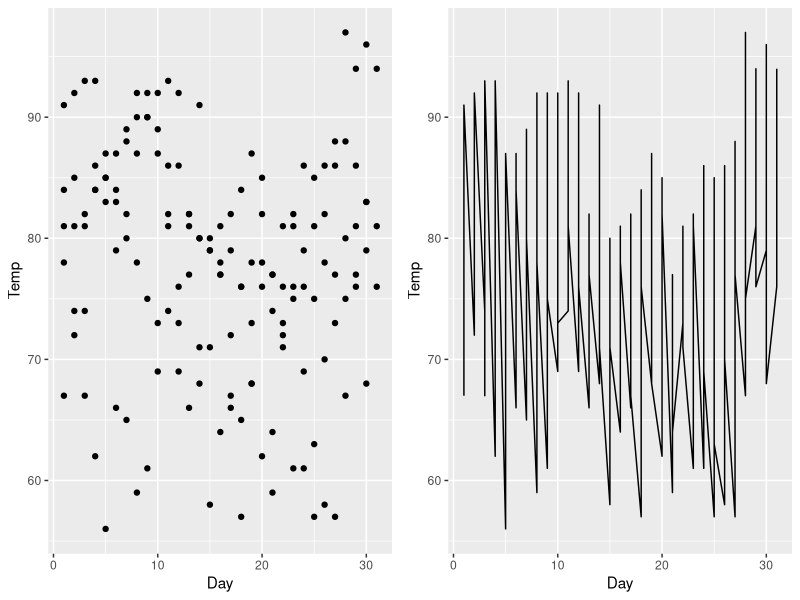
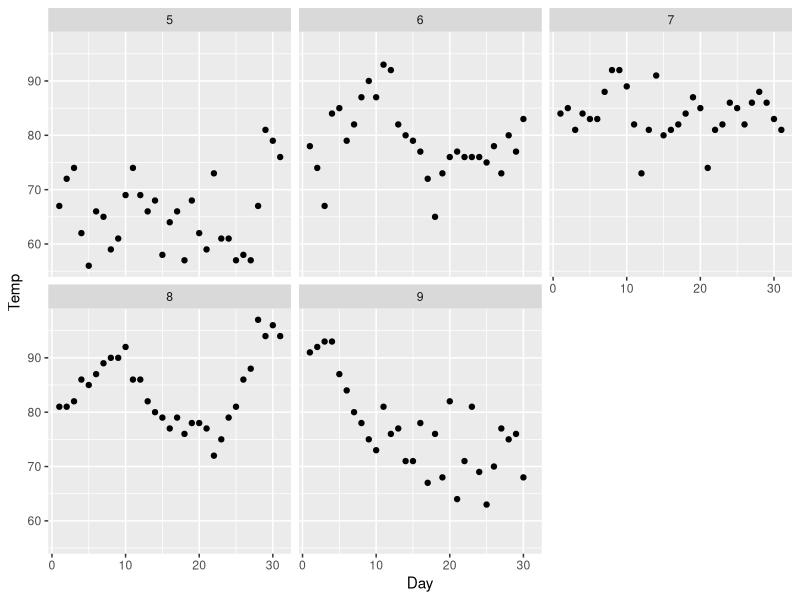

Reproduce these figures in R, in order.
#=============================================================================#
# Name   : ggplot_examples
# Author : Jorge Flores
# Date   : 
# Version:
# Aim    : Some useful examples of using ggplot
# URL    : 
#=============================================================================#

library(ggplot2)
library(gridExtra)

#--------- GGPLOT layout: grid.arrange() ---------#
data('airquality')
head(airquality)

plot1 <- ggplot(data = airquality, mapping = aes(x = Day, y = Temp))+
  geom_point()

plot2 <- ggplot(data = airquality, mapping = aes(x = Day, y = Temp))+
  geom_line()

grid.arrange(plot1, plot2, nrow = 1)

#--------- GGPLOT layout: facet_wrap() ---------#
plot3 <- ggplot(data = airquality, mapping = aes(x = Day, y = Temp))+
  geom_point()+
  facet_wrap(~Month)
plot3

#=============================================================================#
# END OF PROGRAM
#=============================================================================#